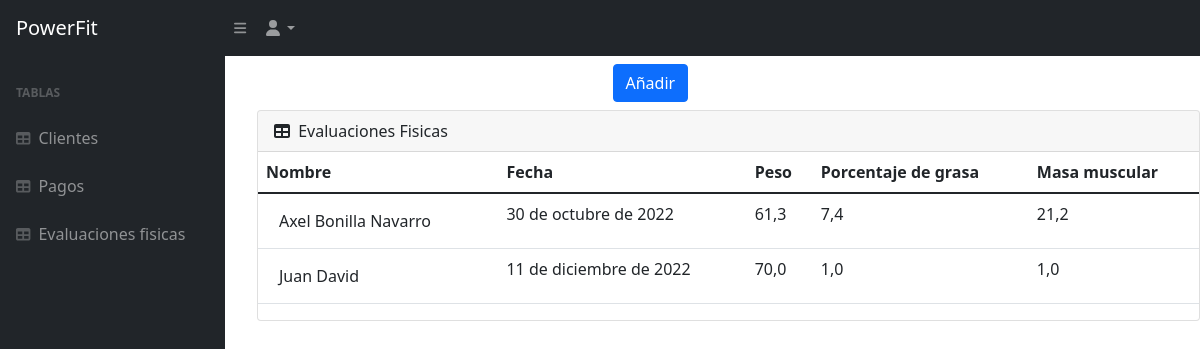
The app's page /evaluaciones_fisicas (signed in), older data.
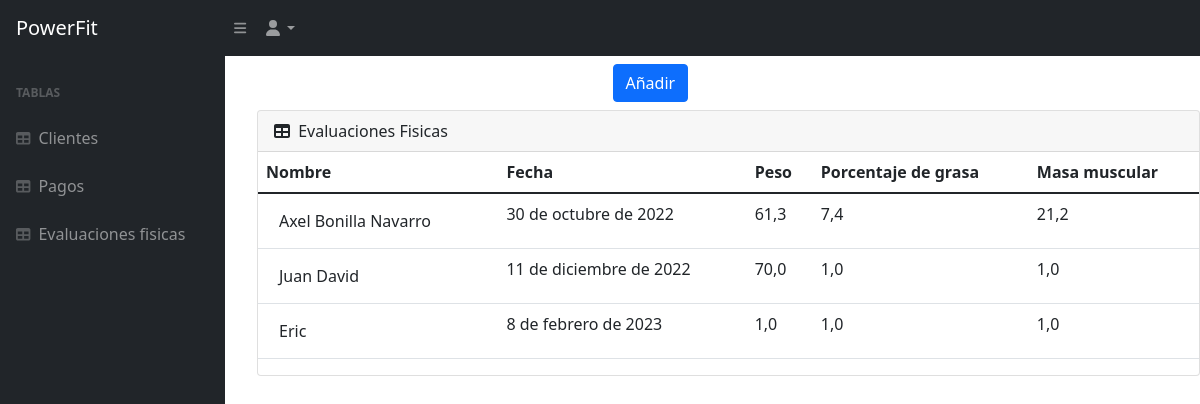
The same page, newer data.
### HealthQuest/models.py (models this page shows, shortened)
class physical_evaluation (models.Model):
    client = models.ForeignKey(HealthQuests, on_delete=models.CASCADE, null=True, blank=True)
    date = models.DateField(default=datetime.date.today, verbose_name= 'Fecha de evaluación')
    weight = models.FloatField(verbose_name='Peso')
    body_fat = models.FloatField(verbose_name='Grasa corporal')
    muscle_mass = models.FloatField(verbose_name='Masa mucular')
    right_arm = models.FloatField(verbose_name='Brazo derecho', null=True, blank=True)
    left_arm = models.FloatField(verbose_name='Brazo Izquierdo', null=True, blank=True)
    chest = models.FloatField(verbose_name='Pecho', null=True, blank=True)
    abdomen = models.FloatField(verbose_name='Abdomen', null=True, blank=True)
    hip = models.FloatField(verbose_name='Cadera', null=True, blank=True)
    right_thigh = models.FloatField(verbose_name='Muslo derecho', null=True, blank=True)
    left_thigh = models.FloatField(verbose_name='Muslo izquierdo', null=True, blank=True)
    right_calf = models.FloatField(verbose_name='Pantorrilla derecha', null=True, blank=True)
    left_calf = models.FloatField(verbose_name='Pantorrilla izquierda', null=True, blank=True)

class HealthQuests (models.Model):
    name = models.CharField(max_length=100, verbose_name= 'Nombre')
    identification = models.IntegerField(verbose_name= 'Número de cedula', blank=True, null=True, unique=True)
    Date_of_birth = models.DateField(default=datetime.date.today, verbose_name= 'Fecha de nacimiento')
    address = models.CharField(max_length=100, blank=True, null=True)
    phone_number = models.IntegerField(verbose_name= 'Número telefonico')
    emergency_contact = models.CharField(max_length=100, verbose_name= 'Contacto de emergencia', null=True, blank=True)
    emergency_number = models.IntegerField(verbose_name= 'Número de emergencia', null=True, blank=True)
    heart_problems = models.CharField(max_length=100, default='Ninguno', verbose_name='Problemas cardiacos')
    allergies = models.CharField(max_length=100, default='Ninguno', verbose_name='Alergias')
    ailments = models.ManyToManyField(Ailments, verbose_name='Padecimientos', blank=True)
    joint_problems = models.ManyToManyField(Joint_problems, verbose_name='Problemas articulares', blank=True)
    specify = models.CharField(max_length=200, default='Ninguno', verbose_name='Especifique')
    vision_difficulties = models.CharField(max_length=100, default='Ninguno', verbose_name='Dificultades de la vista')
    operations_surgeries = models.CharField(max_length=100, default='Ninguna', verbose_name='Operaciones o cirugias')
    skin_problems = models.CharField(max_length=100, default='Ninguno', verbose_name='Problemas en la piel')
    def __str__(self):
        return self.name

### HealthQuest/views.py (the view)
# urls.py: path('evaluaciones_fisicas', physical_evaluation_list_view.as_view(), name='physical_evaluation'),
class physical_evaluation_list_view(LoginRequiredMixin, ListView):
    model = physical_evaluation
    login_url = 'login'
    def get_context_data(self, **kwargs):
        context = super().get_context_data(**kwargs)
        context['now'] = timezone.now()
        return context

### templates/HealthQuest/physical_evaluation_list.html (shortened to what this page needs)
{% extends 'HealthQuest/index.html' %}
{% block content %}
<head>
</head>
<body>
<div class="mx-auto" style="width: 200px;">
        <a class="btn btn-primary" href="physical_evaluations.html" role="button">Añadir</a>
</div>
<ul>
<div class="card mb-4">
    <div class="card-header">
        <i class="fas fa-table me-1"></i>
        Evaluaciones Fisicas
    </div>
    <div class="table-responsive">
        <table id="datatablesSimple" class="table">
            <thead>
                <tr>
                    <th scope="col">Nombre</th>
                    <th scope="col">Fecha</th>
                    <th scope="col">Peso</th>
                    <th scope="col">Porcentaje de grasa</th>
                    <th scope="col">Masa muscular</th>
                </tr>
            </thead>
            <tbody>
            {% for obj in object_list %}
                <tr>
                    <td><a href="update_pe/{{ obj.id }}" class="btn">{{ obj.client }}</a></td>
                    <td>{{ obj.date }}</td>
                    <td>{{ obj.weight }}</td>
                    <td>{{ obj.body_fat }}</td>
                    <td>{{ obj.muscle_mass }}</td>
                </tr>
            {% endfor %}
            </tbody>
        </table>
    </div>
</div>
</ul>
</body>
{% endblock %}

Row changes from the older to the newer data that the page shows:
added physical_evaluation: client "Eric", date "8 de febrero de 2023", weight "1,0", body_fat "1,0", muscle_mass "1,0"
